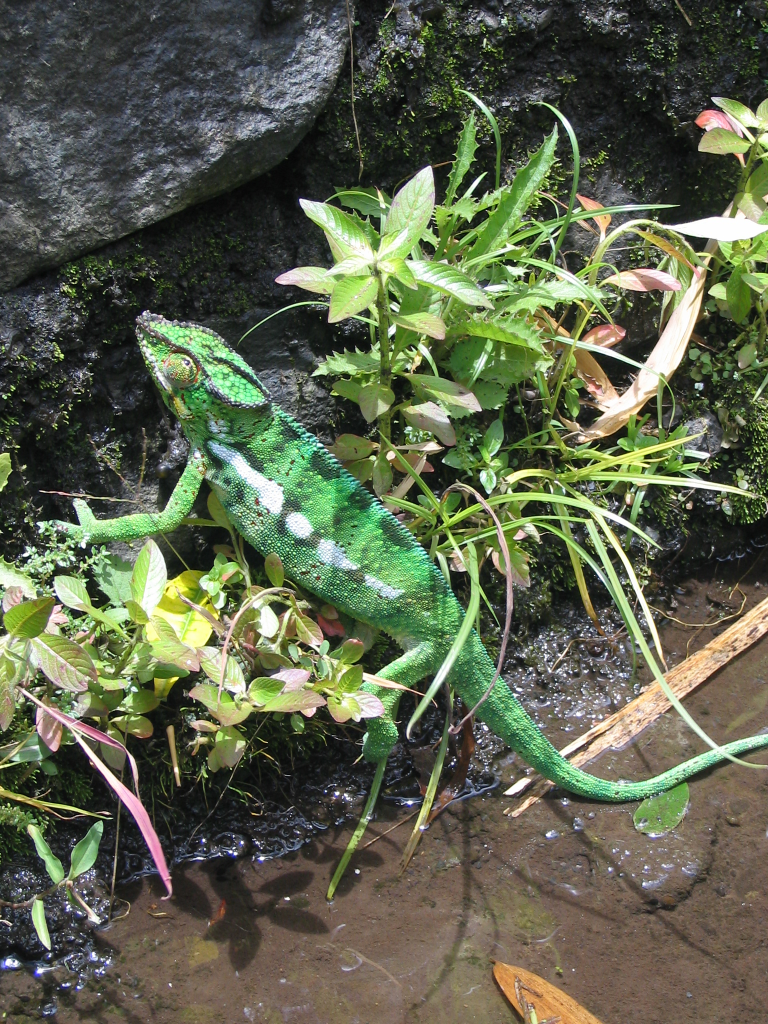
#> input picture img_database/102303.jpg, 1536 x 2048 px, given as the content of the folder img_query, which was not available (shown at 1/2 size)
$ jupyter execute --allow-errors ProyectoImagenes.ipynb   (text cells are left out)
#> lines starting #> are read from the running program, lines starting #| are printed output that depends on the picture; after the words box and inside, x2 and y2 are one past the last pixel; in counts of white or black regions, pixels touching at a corner belong together; pictures that were not available may be replaced by others from this repository, and a replacement may not be noted
[cell 1]
#Imports
import matplotlib.pyplot as plt
import numpy as np
import cv2
from scipy.spatial import distance as dist
import argparse
import glob

[cell 2]
#Funcion que transforme del espacio RGB al HSV
def rgb2hsv (nombreImagen):
    #Lectura
    readImage = cv2.imread(nombreImagen)
    #Transformacion de espacio. Devuelve una matriz 3d
    imageHSV = cv2.cvtColor(readImage,cv2.COLOR_BGR2HSV)
    return imageHSV

[cell 3]
#Funcion que recorte la imagen en 3x3 celdas. Devuelve 3 submatrices.
# [30 lines left out: function div9Celdas, not called in this run]

[cell 4]
#Funcion que recorte la imagen en 4x4 celdas. Devuelve 16 submatrices.
# [29 lines left out: function div16Celdas, not called in this run]

[cell 5]
#Funcion que recorte la imagen en 6x6 celdas. Devuelve 3 submatrices.
# [30 lines left out: function div36Celdas, not called in this run]

[cell 6]
#Funcion que devuelva los pedazos media luna.
def cuatroSectores (imHSV):
    #Dimensiones de la imagen
    alto,ancho,prof = imHSV.shape
    #centro (aprox)
    centroH = int(alto/2)
    centroW = int(ancho/2)
    #Dibujar elipse.
    imHSVPost = cv2.ellipse(imHSV, (centroH,centroW), (int(alto/3),int(ancho/4)), 0, 0, 360, 0, thickness=-1)
    #division
    H = imHSVPost[:,:,0]
    S = imHSVPost[:,:,1]
    V = imHSVPost[:,:,2]
    #Corte de las cuatro secciones.
    H1 = H[0:centroH,0:centroW]
    S1 = S[0:centroH,0:centroW]
    V1 = V[0:centroH,0:centroW]
    H2 = H[0:centroH,centroW-1:ancho]
    S2 = S[0:centroH,centroW-1:ancho]
    V2 = V[0:centroH,centroW-1:ancho]
    H3 = H[centroH-1:alto,0:centroW]
    S3 = S[centroH-1:alto,0:centroW]
    V3 = V[centroH-1:alto,0:centroW]
    H4 = H[centroH-1:alto,centroW-1:ancho]
    S4 = S[centroH-1:alto,centroW-1:ancho]
    V4 = V[centroH-1:alto,centroW-1:ancho]
    return H1,S1,V1,H2,S2,V2,H3,S3,V3,H4,S4,V4,alto,ancho

#Funcion que devuelva elipse central
def elipseCentral(imHSV):
    #Dimensiones de la imagen
    alto,ancho,prof = imHSV.shape
    #centro (aprox)
    centroH = int(alto/2)
    centroW = int(ancho/2)
    #Dibujar elipse.
    #Mascara de color negro
    mask = np.zeros_like(imHSV)
    #Crear ellipse blanco (valores maximos)
    mask = cv2.ellipse(mask,(centroH, centroW), (int(alto/3),int(ancho/4)), angle=0, startAngle=0, endAngle=360, color=255, thickness=-1)
    #AND logico entre imagen y mascara
    imagen5 = np.bitwise_and(imHSV,mask)
    H = imagen5[:,:,0]
    S = imagen5[:,:,1]
    V = imagen5[:,:,2]
    return H,S,V,mask[:,:,0]

[cell 7]
#Funcion que realice la normalización de histogramas
def normHist(colIm,filIm,histogram):
    sumaHist = np.sum(histogram)
    normHist = (1/sumaHist)*histogram
    normHist = np.ravel(normHist)
    return normHist

#Funcion que calcule el histograma y lo normalice con la funcion anterior.
def histogramaNormalizado(mat,nBins,fils,cols,mask=np.array([0,0,0])):
    #Calculo del histograma
    if mask.all() == 0:
        hist = cv2.calcHist([mat],[0],None,[nBins],[0,256])
    else:
        hist = cv2.calcHist([mat],[0],mask,[nBins],[0,256])
    #Normalizacion
    nH = normHist(cols,fils,hist)
    return nH

[cell 8]
#Funcion que realice el calculo y normalización de una imagen
# [27 lines left out: function histRects, not called in this run]

[cell 9]
#Funcion que calcule el histograma para la sección elipzoidal
#Utiliza máscara.
def histRedondo(imHSV):
    filIm,colIm,prof = imHSV.shape
    H,S,V,mask = elipseCentral(imHSV)
    #Histogramas
    hH = cv2.calcHist([H],[0],mask,[8],[0,256])
    hS = cv2.calcHist([S],[0],mask,[12],[0,256])
    hV = cv2.calcHist([V],[0],mask,[3],[0,256])
    #Normalización
    hH = normHist(colIm,filIm,hH)
    hS = normHist(colIm,filIm,hS)
    hV = normHist(colIm,filIm,hV)
    return hH,hS,hV

def defMask(mat,sector,fils,cols):
    #Mascara blanca
    mask = 255*np.ones_like(mat)
    #Dimensiones de la matriz
    hMat,wMat = mat.shape
    #Dimensiones elipse
    altoE,anchoE = (int(fils/3),int(cols/4))
    if(sector==1):
        mask = cv2.ellipse(mask,(hMat-1,wMat-1), (altoE,anchoE), 0, 180, 270, 0, thickness=-1)
    elif(sector==2):
        mask = cv2.ellipse(mask,(hMat-1,0), (altoE,anchoE), 0, 270, 360, 0, thickness=-1)
    elif(sector==3):
        mask = cv2.ellipse(mask,(0,0), (altoE,anchoE), 0, 0, 90, 0, thickness=-1)
    elif(sector==4):
        mask = cv2.ellipse(mask,(0,wMat-1), (altoE,anchoE), 0, 90, 180, 0, thickness=-1)
    return mask

def histOtrosRedondo(imHSV):
    #Cortes
    H1,S1,V1,H2,S2,V2,H3,S3,V3,H4,S4,V4,fils,cols = cuatroSectores(imHSV)
    #Máscaras
    mask1=defMask(H1,1,fils,cols)
    mask2=defMask(H2,2,fils,cols)
    mask3=defMask(H3,3,fils,cols)
    mask4=defMask(H4,4,fils,cols)
    #Histogramas normalizados
    H1Norm = histogramaNormalizado(H1,8,fils,cols,mask1)
    H2Norm = histogramaNormalizado(H2,8,fils,cols,mask2)
    H3Norm = histogramaNormalizado(H3,8,fils,cols,mask3)
    H4Norm = histogramaNormalizado(H4,8,fils,cols,mask4)
    S1Norm = histogramaNormalizado(S1,12,fils,cols,mask1)
    S2Norm = histogramaNormalizado(S2,12,fils,cols,mask2)
    S3Norm = histogramaNormalizado(S3,12,fils,cols,mask3)
    S4Norm = histogramaNormalizado(S4,12,fils,cols,mask4)
    V1Norm = histogramaNormalizado(V1,3,fils,cols,mask1)
    V2Norm = histogramaNormalizado(V2,3,fils,cols,mask2)
    V3Norm = histogramaNormalizado(V3,3,fils,cols,mask3)
    V4Norm = histogramaNormalizado(V4,3,fils,cols,mask4)
    #Concatenar
    hH = np.zeros(8*4)
    hS = np.zeros(12*4)
    hV = np.zeros(3*4)
    count = 0
    hH[0:8]=H1Norm;hH[8:16]=H2Norm;hH[16:24]=H3Norm;hH[24:32]=H4Norm
    hS[0:12]=S1Norm;hS[12:24]=S2Norm;hS[24:36]=S3Norm;hS[36:48]=S4Norm
    hV[0:3]=V1Norm;hV[3:6]=V2Norm;hV[6:9]=V3Norm;hV[9:12]=V4Norm
    return hH,hS,hV

def histNoCuadrado(imHSV):
    #Histogramas sectores
    hH1,hS1,hV1 = histRedondo(imHSV)
    hH2,hS2,hV2 = histOtrosRedondo(imHSV)
    #Concatenacion
    hH = np.zeros(8*5)
    hS = np.zeros(12*5)
    hV = np.zeros(3*5)
    hH[0:8*4] = hH2; hH[8*4:8*5] = hH1;
    hS[0:12*4] = hS2; hS[12*4:12*5] = hS1;
    hV[0:3*4] = hV2; hV[3*4:3*5] = hV1;
    return np.concatenate((hH,hS,hV))

[cell 10]
#Funcion que calcule con el nombre de la imagen.
def histSectores(nombreImagen,nDivisiones):
    #Transformacion a HSV
    imHSV = rgb2hsv(nombreImagen)
    if(nDivisiones==5):
        out = histNoCuadrado(imHSV)
    else:
        out = histRects(imHSV,nDivisiones)
    return np.ravel(out)

[cell 11]
# [4 lines left out: function compareEuc, not called in this run]

[cell 12]
def extraerClase(stringClase):
    #Extraer la clase de la imagen
    clase = stringClase[1:4]
    claseNum = int(clase)
    return claseNum

# [16 lines left out: function incorporarDatabase, not called in this run]

def incorporarDatabaseHist(nDivisiones):
    #Funcion que calcule los histogramas del Database.
    # Inicializa el diccionario index, para almacenar el nombre de imagen con su histograma
    path = "img_database/*.jpg"
    #Creacion de arreglos
    nombres = np.array([])
    clases = np.array([])
    histos = np.array([])
    count = 0
    #Loop.
    for imPath in glob.glob(path):
        #Nombre del archivo
        filename = imPath[imPath.rfind("\\")+1:]
        #Agregar nombre y clase
        nombres = np.append(nombres,str(filename))
        clases = np.append(clases,extraerClase(filename))
        #Obtener el histograma
        histImagen = histSectores(imPath,nDivisiones)
        #Incluir histograma
        if (count==0):
            histos=histImagen.T
            count = 1
        elif(count==1):
            histos = np.concatenate(([histos],[histImagen.T]),axis=0)
            count = 2
        else:
            histos = np.concatenate((histos,np.array([histImagen])),axis=0)
    return nombres,clases,histos

#> (a cell that did not finish here is left out)


#> (a cell that did not finish here is left out)

nombres16,clases16,histos16 = incorporarDatabaseHist(16)
nombres36,clases36,histos36 = incorporarDatabaseHist(36)

[cell 15]
def distanciaUnaImagen(nombreImagenQuery,divisiones):
    #Obtener histograma de la imagen query.
    histQuery = histSectores(nombreImagenQuery,divisiones)
    #Seleccion de la matriz de histogramas a comparar.
    if (divisiones==5):
        histComparar = histos5
    elif (divisiones==9):
        histComparar = histos9
    elif (divisiones==16):
        histComparar = histos16
    elif (divisiones==36):
        histComparar = histos36
    #Comparaciones:
    comparaciones = np.array([])
    for h in histComparar:
        distancia = compareEuc(h,histQuery)
        comparaciones = np.append(comparaciones,distancia)
    return comparaciones

[cell 16]
def compararQueries(nDivisiones):
    #Funcion que compare las queries para el numero de divisiones deseado.
    # Inicializa el diccionario index, para almacenar el nombre de imagen con su histograma
    path2 = "img_query/*.jpg"
    #Creación de arreglos
    nombres = np.array([])
    clases = np.array([])
    comparaciones = np.array([])
    #Loop.
    count = 0
    for imPath in glob.glob(path2):
        #Nombre del archivo
        posName = imPath.rfind("\\")
        filename2 = imPath[posName + 1:]
        #Calcular vector de comparaciones y la clase
        vecComparaciones = distanciaUnaImagen(imPath,nDivisiones)
#> in rgb2hsv, readImage is the input picture: shape (2048, 1536, 3); mean B, G, R 76.6, 98.7, 92.5
#> in histRedondo, `H,S,V,mask = elipseCentral(imHSV)`:
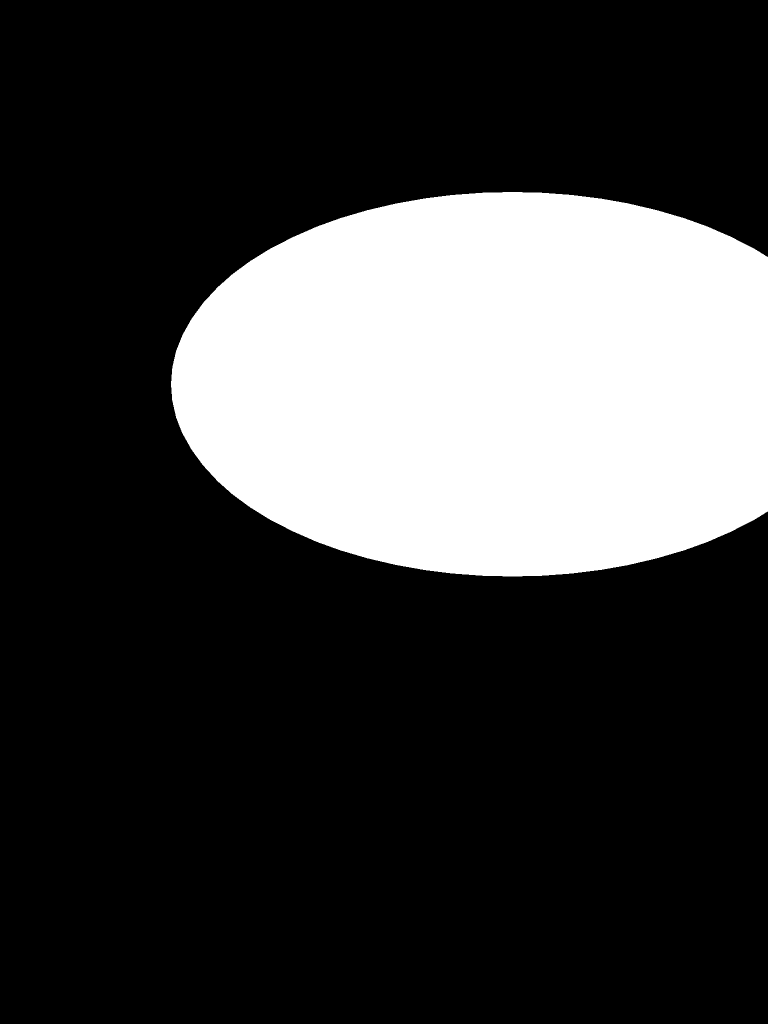
#> mask: shape (2048, 1536) (shown at 1/2 size); 24.3% white; 1 white region, box (x1, y1, x2, y2) and area: (342, 384, 1536, 1153) 763909
#> in histRedondo, `hH = cv2.calcHist([H],[0],mask,[8],[0,256])`: hH = [112747, 498709, 110569, 32253, 3907, 5724, 0, 0]
#> in histRedondo, `hS = cv2.calcHist([S],[0],mask,[12],[0,256])`: hS = [763909, 0, 0, 0, 0, 0, 0, 0, 0, 0, 0, 0]
#> in histRedondo, `hV = cv2.calcHist([V],[0],mask,[3],[0,256])`: hV = [763909, 0, 0]
#> in normHist, `sumaHist = np.sum(histogram)`: sumaHist = 763909
#> in normHist, `normHist = (1/sumaHist)*histogram`: normHist = [0.148, 0.653, 0.145, 0.0422, 0.00511, 0.00749, 0, 0]
#> in histRedondo, `hH = normHist(colIm,filIm,hH)`: hH has the same summary as normHist in normHist
#> in histRedondo, `hS = normHist(colIm,filIm,hS)`: hS = [1, 0, 0, 0, 0, 0, 0, 0, 0, 0, 0, 0]
#> in histRedondo, `hV = normHist(colIm,filIm,hV)`: hV = [1, 0, 0]
#> in histNoCuadrado, `hH1,hS1,hV1 = histRedondo(imHSV)`: hH1 has the same summary as normHist in normHist; hS1 = [1, 0, 0, 0, 0, 0, 0, 0, 0, 0, 0, 0]; hV1 = [1, 0, 0]
#> in cuatroSectores, `H4 = H[centroH-1:alto,centroW-1:ancho]`:
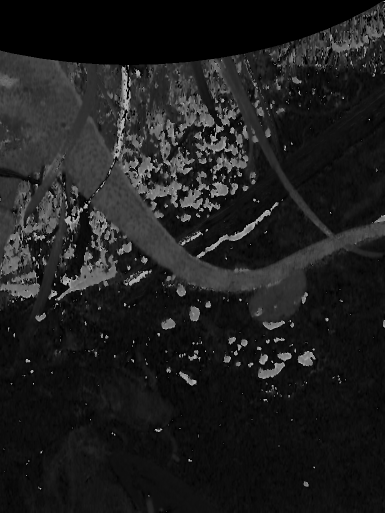
#> H4: shape (1025, 769) (shown at 1/2 size); min 0, max 179, mean 30.1
#> in cuatroSectores, `S4 = S[centroH-1:alto,centroW-1:ancho]`:
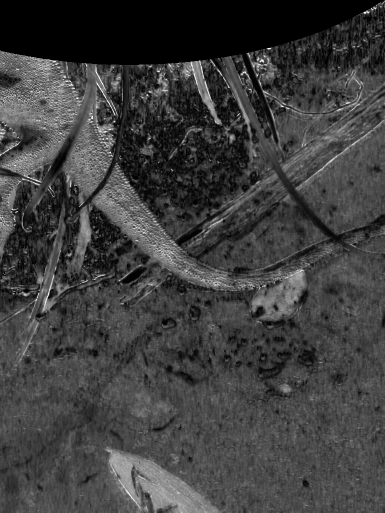
#> S4: shape (1025, 769) (shown at 1/2 size); min 0, max 255, mean 62.7
#> in cuatroSectores, `V4 = V[centroH-1:alto,centroW-1:ancho]`:
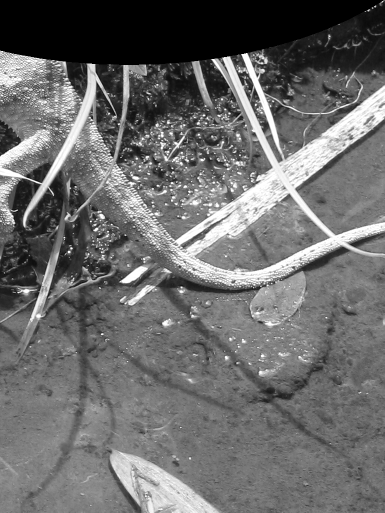
#> V4: shape (1025, 769) (shown at 1/2 size); min 0, max 255, mean 107.1
#> in histOtrosRedondo, `H1,S1,V1,H2,S2,V2,H3,S3,V3,H4,S4,V4,fils,cols = cuatroSectores(imHSV)`: fils = 2048; cols = 1536
#> in defMask, `altoE,anchoE = (int(fils/3),int(cols/4))`: altoE = 682; anchoE = 384
#> call 4 of defMask, with sector = 4, fils = 2048, cols = 1536
#> in defMask (call 4), `mask = cv2.ellipse(mask,(0,wMat-1), (altoE,anchoE), 0, 90, 180, 0, thi..`:
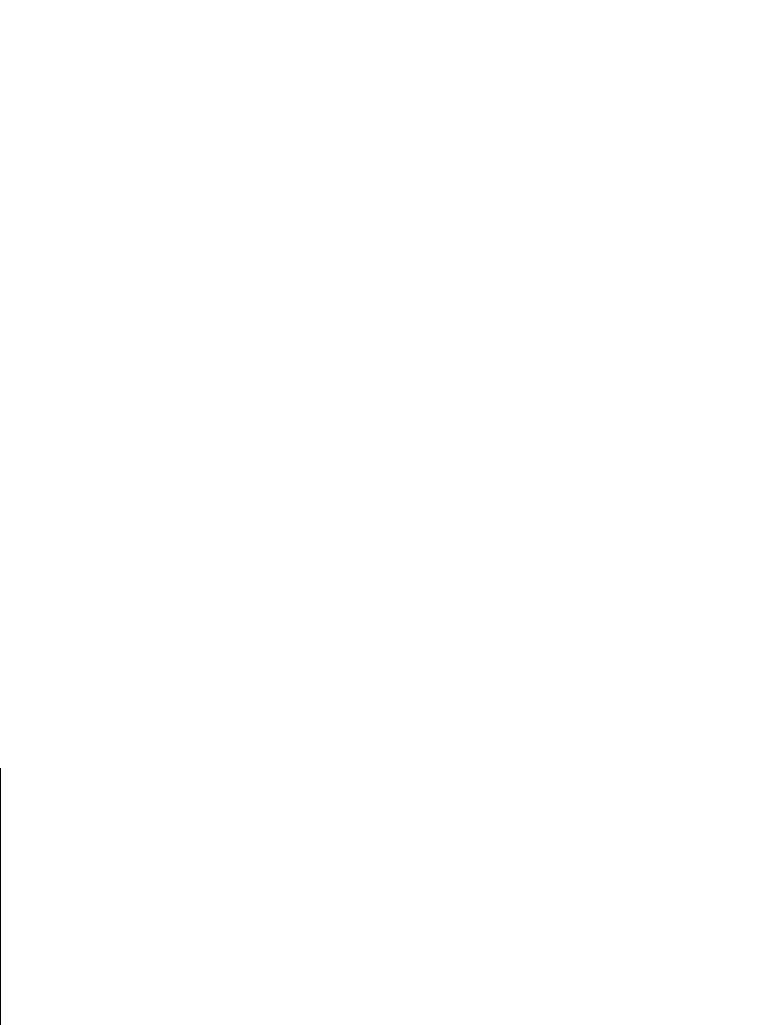
#> mask: shape (1025, 769); 100% white; black in thin lines or dots, all inside (x1, y1, x2, y2) = (0, 768, 1, 1025)
#> in histogramaNormalizado, `hist = cv2.calcHist([mat],[0],None,[nBins],[0,256])`: hist = [254092, 146084, 151788, 221274, 7720, 5474, 0, 0]
#> in histogramaNormalizado, `nH = normHist(cols,fils,hist)`: nH = [0.323, 0.186, 0.193, 0.281, 0.00982, 0.00696, 0, 0]
#> in histOtrosRedondo, `H1Norm = histogramaNormalizado(H1,8,fils,cols,mask1)`: H1Norm has the same summary as nH in histogramaNormalizado
#> in histOtrosRedondo, `H2Norm = histogramaNormalizado(H2,8,fils,cols,mask2)`: H2Norm = [0.646, 0.202, 0.0848, 0.0543, 0.00572, 0.00638, 0, 0]
#> in histOtrosRedondo, `H3Norm = histogramaNormalizado(H3,8,fils,cols,mask3)`: H3Norm = [0.414, 0.385, 0.0813, 0.0751, 0.0156, 0.0294, 0, 0]
#> in histOtrosRedondo, `H4Norm = histogramaNormalizado(H4,8,fils,cols,mask4)`: H4Norm = [0.721, 0.144, 0.0663, 0.0414, 0.0121, 0.0157, 0, 0]
#> in histOtrosRedondo, `S1Norm = histogramaNormalizado(S1,12,fils,cols,mask1)`: S1Norm = [0.457, 0.262, 0.154, 0.0647, 0.0246, 0.0138, 0.00904, 0.00516, 0.00254, 0.00132, 0.000813, 0.00375]
#> in histOtrosRedondo, `S2Norm = histogramaNormalizado(S2,12,fils,cols,mask2)`: S2Norm = [0.678, 0.0991, 0.0816, 0.053, 0.0292, 0.0203, 0.0145, 0.00954, 0.00574, 0.00261, 0.00139, 0.00531]
#> in histOtrosRedondo, `S3Norm = histogramaNormalizado(S3,12,fils,cols,mask3)`: S3Norm = [0.11, 0.135, 0.187, 0.245, 0.112, 0.0752, 0.0563, 0.0317, 0.0198, 0.0126, 0.00631, 0.00977]
#> in histOtrosRedondo, `S4Norm = histogramaNormalizado(S4,12,fils,cols,mask4)`: S4Norm = [0.165, 0.0993, 0.192, 0.341, 0.104, 0.0438, 0.0316, 0.0141, 0.00395, 0.00166, 0.000736, 0.00134]
#> in histOtrosRedondo, `V1Norm = histogramaNormalizado(V1,3,fils,cols,mask1)`: V1Norm = [0.819, 0.148, 0.0336]
#> in histOtrosRedondo, `V2Norm = histogramaNormalizado(V2,3,fils,cols,mask2)`: V2Norm = [0.901, 0.0548, 0.0443]
#> in histOtrosRedondo, `V3Norm = histogramaNormalizado(V3,3,fils,cols,mask3)`: V3Norm = [0.424, 0.365, 0.211]
#> in histOtrosRedondo, `V4Norm = histogramaNormalizado(V4,3,fils,cols,mask4)`: V4Norm = [0.287, 0.587, 0.126]
#> in histNoCuadrado, `hH2,hS2,hV2 = histOtrosRedondo(imHSV)`: hH2 = 32 values, max 0.721 at index 24, min 0 at index 6, mean 0.125; hS2 = 48 values, max 0.678 at index 12, min 0.000736 at index 46, mean 0.0833; hV2 = [0.819, 0.148, 0.0336, 0.901, 0.0548, 0.0443, 0.424, 0.365, 0.211, 0.287, 0.587, 0.126]
#> in histSectores, `out = histNoCuadrado(imHSV)`: out = 115 values, max 1 at index 88, min 0 at index 6, mean 0.13
#> in distanciaUnaImagen, `histQuery = histSectores(nombreImagenQuery,divisiones)`: histQuery has the same summary as out in histSectores
